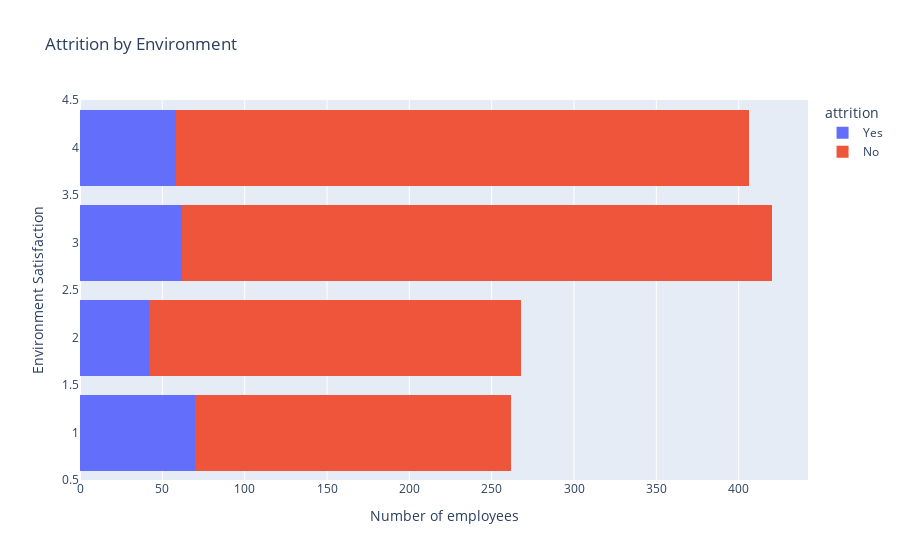

Notebook code cell kept with this figure:
### Code cell
fig = px.histogram(new_df, y='environment_satisfaction', color='attrition', title='Attrition by Environment',
                   barmode="stack")

fig.update_layout(yaxis_title='Environment Satisfaction',
                  xaxis_title='Number of employees',
                  bargap=0.2)
fig.show()

### Figure 1 — Plotly figure (JSON) as saved in the notebook; plotly's stock layout.template omitted (floating-point values rounded to 4 significant figures; data arrays with more than 128 entries replaced by an {"elided": "..."} marker saying what was removed)
{"data": [{"alignmentgroup": "True", "bingroup": "y", "hovertemplate": "attrition=Yes<br>count=%{x}<br>environment_satisfaction=%{y}<extra></extra>", "legendgroup": "Yes", "marker": {"color": "#636efa", "pattern": {"shape": ""}}, "name": "Yes", "offsetgroup": "Yes", "orientation": "h", "showlegend": true, "type": "histogram", "xaxis": "x", "y": {"elided": "232 int values"}, "yaxis": "y"}, {"alignmentgroup": "True", "bingroup": "y", "hovertemplate": "attrition=No<br>count=%{x}<br>environment_satisfaction=%{y}<extra></extra>", "legendgroup": "No", "marker": {"color": "#EF553B", "pattern": {"shape": ""}}, "name": "No", "offsetgroup": "No", "orientation": "h", "showlegend": true, "type": "histogram", "xaxis": "x", "y": {"elided": "1124 int values"}, "yaxis": "y"}], "layout": {"bargap": 0.2, "barmode": "stack", "legend": {"title": {"text": "attrition"}, "tracegroupgap": 0}, "title": {"text": "Attrition by Environment"}, "xaxis": {"anchor": "y", "domain": [0, 1], "title": {"text": "Number of employees"}}, "yaxis": {"anchor": "x", "domain": [0, 1], "title": {"text": "Environment Satisfaction"}}}}
